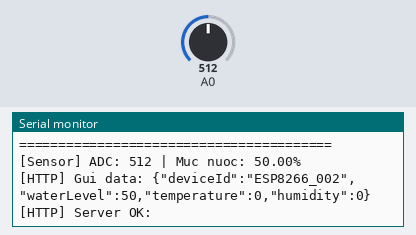
The sketch below on a simulated ESP8266 (NodeMCU). On the bench: the last lines printed to the serial monitor. Inputs (shaded band) come from the test bench; at power-on: A0 = 512. WiFi joins after 1.5 s; servers stay silent unless stated; uploads are accepted with an empty reply.

Above: at 2.7 s.
2.8 s: A0 set to 716
At 4.21 s:
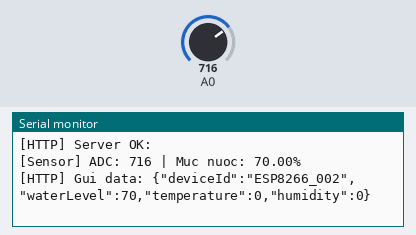
4.3 s: A0 set to 900
At 4.7 s:
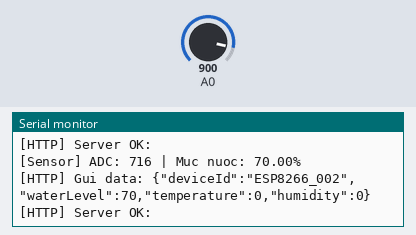
Timing chart, 0 to 7.3 s (numbered marks = the images above; inputs shaded):
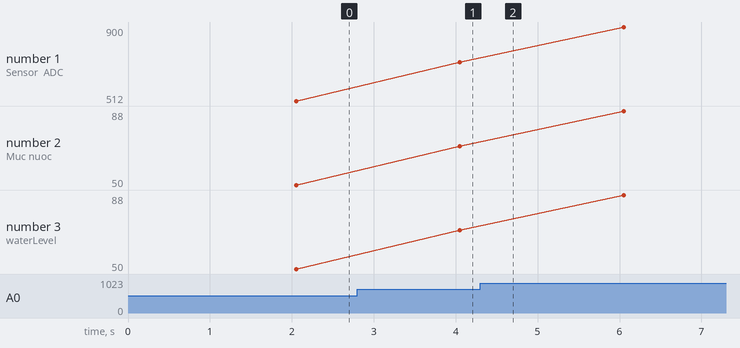

The sketch:

ESP8266_WaterLevel.ino
```cpp
/*
 * ESP8266 Water Level Sensor - Cam bien muc nuoc
 *
 * CHUC NANG: Doc cam bien muc nuoc tai chan A0 va gui len server
 *
 * Ket noi phan cung:
 * - Cam bien muc nuoc: A0 (ADC)
 *
 * Luu y: ESP8266 chi co 1 chan analog (A0), dai doc 0-1.0V
 * Neu cam bien xuat 0-3.3V can them dien tro chia ap:
 *   A0 <-- [R1=220k] -- Cam bien -- [R2=100k] -- GND
 */

#include <ESP8266WiFi.h>
#include <ESP8266HTTPClient.h>
#include <ESP8266WebServer.h>
#include <WiFiClientSecure.h>
#include <ArduinoJson.h>

// ==================== CAU HINH ====================

// WiFi
const char* WIFI_SSID = "DangHuyen";
const char* WIFI_PASSWORD = "MAT_KHAU_WIFI_CUA_BAN";

// Server URL (Vercel)
const char* SERVER_URL = "https://iot-web-mu.vercel.app";

// Device ID - khac voi ESP chinh (ESP8266_001)
const char* DEVICE_ID = "ESP8266_002";

// Thoi gian (ms)
const unsigned long SEND_INTERVAL = 2000;   // Gui sensor data moi 2 giay

// ==================== CHAN KET NOI ====================

// A0 la chan analog duy nhat tren ESP8266, khong can khai bao them

// ==================== BIEN TOAN CUC ====================

ESP8266WebServer server(80);
WiFiClientSecure wifiClient;

float waterLevelPercent = 0;   // Muc nuoc (0-100%)
int rawValue = 0;              // Gia tri ADC thu (0-1023)
unsigned long lastSendTime = 0;

// ==================== HAM SETUP ====================

void setup() {
  Serial.begin(115200);
  Serial.println("\n\n========================================");
  Serial.println("   ESP8266 Water Level Sensor");
  Serial.println("   Cam bien muc nuoc - Chan A0");
  Serial.println("========================================");

  // Ket noi WiFi
  connectWiFi();

  // Cau hinh Web Server de debug
  setupWebServer();

  Serial.println("\n[OK] He thong san sang!");
  Serial.println("[INFO] Doc cam bien A0, gui len server moi 5 giay");
  Serial.println("========================================\n");
}

// ==================== HAM LOOP ====================

void loop() {
  server.handleClient();

  unsigned long currentTime = millis();

  if (currentTime - lastSendTime >= SEND_INTERVAL) {
    readWaterLevel();
    sendSensorData();
    lastSendTime = currentTime;
  }
}

// ==================== KET NOI WIFI ====================

void connectWiFi() {
  Serial.print("[WiFi] Dang ket noi den ");
  Serial.println(WIFI_SSID);

  WiFi.mode(WIFI_STA);
  WiFi.begin(WIFI_SSID, WIFI_PASSWORD);

  int attempts = 0;
  while (WiFi.status() != WL_CONNECTED && attempts < 30) {
    delay(500);
    Serial.print(".");
    attempts++;
  }

  if (WiFi.status() == WL_CONNECTED) {
    Serial.println("\n[WiFi] Da ket noi!");
    Serial.print("[WiFi] Dia chi IP: ");
    Serial.println(WiFi.localIP());
    // Bo qua kiem tra certificate cho HTTPS (Vercel)
    wifiClient.setInsecure();
  } else {
    Serial.println("\n[WiFi] Ket noi that bai! Khoi dong lai...");
    ESP.restart();
  }
}

// ==================== DOC CAM BIEN MUC NUOC ====================

void readWaterLevel() {
  // Doc gia tri ADC tai chan A0 (0-1023)
  // Lay trung binh 10 lan do de giam nhieu
  long sum = 0;
  for (int i = 0; i < 10; i++) {
    sum += analogRead(A0);
    delay(5);
  }
  rawValue = sum / 10;

  // Chuyen doi sang phan tram (0-100%)
  // Dieu chinh RAW_MIN va RAW_MAX theo cam bien thuc te cua ban:
  //   - RAW_MIN: gia tri ADC khi muc nuoc thap nhat (can o kho)
  //   - RAW_MAX: gia tri ADC khi muc nuoc day (ngap toan bo can)
  const int RAW_MIN = 0;    // ADC khi kho hoan toan
  const int RAW_MAX = 1023; // ADC khi ngap hoan toan

  waterLevelPercent = ((float)(rawValue - RAW_MIN) / (RAW_MAX - RAW_MIN)) * 100.0;

  // Gioi han trong khoang 0-100%
  waterLevelPercent = constrain(waterLevelPercent, 0.0, 100.0);

  // Lam tron 1 chu so thap phan
  waterLevelPercent = round(waterLevelPercent * 10.0) / 10.0;

  Serial.print("[Sensor] ADC: ");
  Serial.print(rawValue);
  Serial.print(" | Muc nuoc: ");
  Serial.print(waterLevelPercent);
  Serial.println("%");
}

// ==================== GUI DU LIEU LEN SERVER ====================

void sendSensorData() {
  if (WiFi.status() != WL_CONNECTED) {
    Serial.println("[HTTP] WiFi chua ket noi, thu ket noi lai...");
    connectWiFi();
    return;
  }

  HTTPClient http;
  String url = String(SERVER_URL) + "/api/sensors";

  http.begin(wifiClient, url);
  http.addHeader("Content-Type", "application/json");

  // Tao JSON - gui waterLevel len server
  // temperature va humidity de 0 vi ESP nay khong co DHT
  StaticJsonDocument<200> doc;
  doc["deviceId"]    = DEVICE_ID;
  doc["waterLevel"]  = waterLevelPercent;
  doc["temperature"] = 0;
  doc["humidity"]    = 0;

  String jsonString;
  serializeJson(doc, jsonString);

  Serial.print("[HTTP] Gui data: ");
  Serial.println(jsonString);

  int httpCode = http.POST(jsonString);

  if (httpCode > 0) {
    if (httpCode == HTTP_CODE_OK) {
      String response = http.getString();
      Serial.println("[HTTP] Server OK: " + response);
    } else {
      Serial.print("[HTTP] HTTP code: ");
      Serial.println(httpCode);
    }
  } else {
    Serial.print("[HTTP] Loi ket noi: ");
    Serial.println(http.errorToString(httpCode));
  }

  http.end();
}

// ==================== WEB SERVER DE DEBUG ====================

void setupWebServer() {
  server.on("/", HTTP_GET, handleRoot);
  server.on("/status", HTTP_GET, handleStatus);

  server.begin();
  Serial.print("[Server] Debug server tai http://");
  Serial.print(WiFi.localIP());
  Serial.println("/");
}

void handleRoot() {
  String html = "<!DOCTYPE html><html><head>";
  html += "<meta charset='UTF-8'>";
  html += "<meta name='viewport' content='width=device-width, initial-scale=1'>";
  html += "<meta http-equiv='refresh' content='3'>";
  html += "<title>ESP8266 Water Level</title>";
  html += "<style>";
  html += "body{font-family:Arial;margin:20px;background:#f0f9ff;}";
  html += ".card{background:white;padding:20px;margin:10px 0;border-radius:10px;box-shadow:0 2px 5px rgba(0,0,0,0.1);}";
  html += ".value{font-size:48px;font-weight:bold;color:#0284c7;text-align:center;}";
  html += ".label{text-align:center;color:#666;margin-bottom:10px;}";
  html += ".bar-bg{background:#e0f2fe;border-radius:10px;height:30px;margin:10px 0;}";
  html += ".bar-fill{background:#0284c7;border-radius:10px;height:30px;transition:width 0.5s;}";
  html += ".info{background:#dbeafe;padding:10px;border-radius:5px;margin:10px 0;font-size:14px;}";
  html += "</style></head><body>";

  html += "<h2>ESP8266 - Cam bien muc nuoc</h2>";

  html += "<div class='info'>";
  html += "Device ID: <strong>" + String(DEVICE_ID) + "</strong> | ";
  html += "IP: <strong>" + WiFi.localIP().toString() + "</strong>";
  html += "</div>";

  // Hien thi muc nuoc
  html += "<div class='card'>";
  html += "<div class='label'>Muc nuoc</div>";
  html += "<div class='value'>" + String(waterLevelPercent, 1) + "%</div>";

  // Thanh progress
  html += "<div class='bar-bg'>";
  html += "<div class='bar-fill' style='width:" + String(waterLevelPercent) + "%;'></div>";
  html += "</div>";

  html += "<p style='text-align:center;color:#888;font-size:14px;'>ADC raw: " + String(rawValue) + " / 1023</p>";
  html += "</div>";

  html += "<p style='color:#666;font-size:13px;'>Server: " + String(SERVER_URL) + " | Tu dong tai sau 3s</p>";
  html += "</body></html>";

  server.send(200, "text/html", html);
}

void handleStatus() {
  StaticJsonDocument<150> doc;
  doc["deviceId"]   = DEVICE_ID;
  doc["waterLevel"] = waterLevelPercent;
  doc["rawADC"]     = rawValue;
  doc["ip"]         = WiFi.localIP().toString();

  String json;
  serializeJson(doc, json);

  server.sendHeader("Access-Control-Allow-Origin", "*");
  server.send(200, "application/json", json);
}
```

Measured:
- after the input at 2.8 s, the serial monitor: prints a new line after 1.3 s (image 1)
- plotted number 1: 512 → 716 after the input at 2.8 s, 716 → 900 after the input at 4.3 s
- plotted number 2: 50 → 70 after the input at 2.8 s, 70 → 88 after the input at 4.3 s
- plotted number 3: 50 → 70 after the input at 2.8 s, 70 → 88 after the input at 4.3 s
